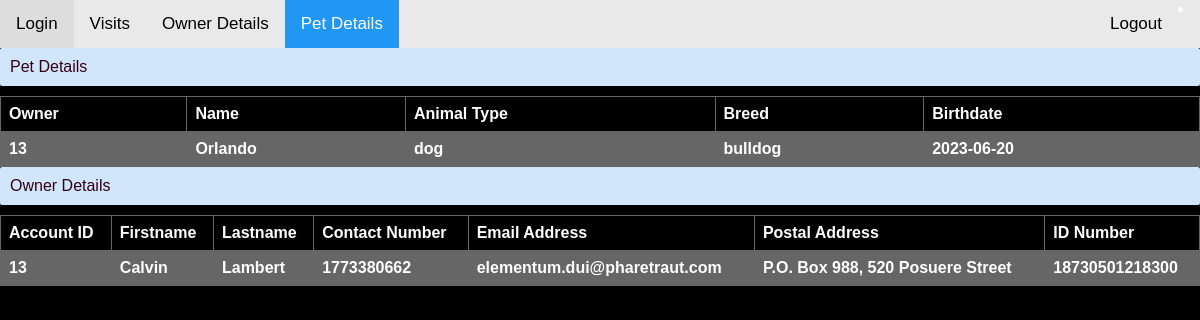
Screenshot of /single_pet.php?pet_id=32 with the database file from the repository.
### tables this page shows
CREATE TABLE `pet` (
  `pet_id` int(6) UNSIGNED NOT NULL,
  `account_id` int(6) UNSIGNED NOT NULL,
  `pet_name` varchar(255) DEFAULT NULL,
  `animal_type` varchar(255) DEFAULT NULL,
  `breed` varchar(100) DEFAULT NULL,
  `birthdate` date DEFAULT NULL
);

CREATE TABLE `owner` (
  `account_id` int(6) UNSIGNED NOT NULL,
  `firstname` varchar(255) DEFAULT NULL,
  `lastname` varchar(255) DEFAULT NULL,
  `contact_number` int(10) DEFAULT NULL,
  `email_address` varchar(100) DEFAULT NULL,
  `postal_address` varchar(255) DEFAULT NULL,
  `id_number` bigint(13) DEFAULT NULL
);

### pet.php (called while the page is built, shortened)
<?php
  class Pet{
    private $conn;
    private $db_table = "pet";
    public $pet_id;
    public function __construct($db){
        $this->conn = $db;
    }
    public function getSinglePet(){
        $sqlQuery = "SELECT
                    pet_id,
                    account_id,
                    pet_name,
                    animal_type,
                    breed,
                    birthdate
                  FROM
                    ". $this->db_table ."
                WHERE
                   pet_id = ?";
        $stmt = $this->conn->prepare($sqlQuery);
        $stmt->bindParam(1, $this->pet_id);
        $stmt->execute();
        $dataRow = $stmt->fetch(PDO::FETCH_ASSOC);
        $this->pet_id = $dataRow['pet_id'];
        $this->account_id = $dataRow['account_id'];
        $this->pet_name = $dataRow['pet_name'];
        $this->animal_type = $dataRow['animal_type'];
        $this->breed = $dataRow['breed'];
        $this->birthdate = $dataRow['birthdate'];
    }
    function getPetsOwner(){
          $sqlQuery = "SELECT account_id, firstname,lastname, contact_number, email_address, postal_address, id_number FROM owner WHERE account_id in (select account_id from pet where pet_id = ?)";
          $stmt = $this->conn->prepare($sqlQuery);
          $stmt->bindParam(1, $this->pet_id);
          $stmt->execute();
          return $stmt;
      }
  }
  ?>

### single_pet.php (the view, shortened to what this page needs)
<?php
    include_once 'dbconnect.php';
    include_once 'pet.php';
    $database = new DBController();
    $db = $database->getConnection();
?>
<HTML>
  <HEAD>
  <link rel="stylesheet" href="https://cdnjs.cloudflare.com/ajax/libs/font-awesome/4.7.0/css/font-awesome.min.css">
    	<link href="css\style.css" type="text/css" rel="stylesheet" />
		<link href="css\table.css" type="text/css" rel="stylesheet" />
		<link href="css\log_reg.css" type="text/css" rel="stylesheet" />
		<link href="css\navstyle.css" type="text/css" rel="stylesheet" />
  </HEAD>
<BODY>
<div class="topnav">
    <a href="index.php">Login</a>
    <a href="view_visits.php">Visits</a>
    <a href="owner_details.php">Owner Details</a>
    <a  class="active" href="pet_details.php">Pet Details</a>
    <li style="float:right"><a  href="logout.php">Logout</a>
  </div>
    <div class="txt-heading">Pet Details</div>
    <table style="width:100%">
    <tr>
    <th>Owner</th>
    <th>Name</th>
    <th>Animal Type</th>
    <th>Breed</th>
    <th>Birthdate</th>
  </tr>
  <?php
    $item = new Pet($db);
    $item->pet_id = isset($_GET['pet_id']) ? $_GET['pet_id'] : die();
    $item->getSinglePet();
    if($item->pet_name != null){
      ?>
        <tr>
          <th><?php echo $item->account_id; ?></th>
          <th><?php echo $item->pet_name;?></th>
          <th><?php echo $item->animal_type;?></th>
          <th><?php echo $item->breed; ?></th>
          <th><?php echo $item->birthdate; ?></th>
        </tr>
      <?php
      }
    else{
        http_response_code(404);
        echo json_encode("Owner not found.");
    }
    ?>
      </table>
    <div class="txt-heading">Owner Details</div>
    <table style="width:100%">
    <tr>
    <th>Account ID</th>
    <th>Firstname</th>
    <th>Lastname</th>
    <th>Contact Number</th>
    <th>Email Address</th>
    <th>Postal Address</th>
    <th>ID Number</th>
  </tr>
  <?php
    $stmt = $item->getPetsOwner();
    $itemCount = $stmt->rowCount();
  if($itemCount > 0){
        while ($row = $stmt->fetch(PDO::FETCH_ASSOC)){
            extract($row);
      ?>
        <tr>
          <th><?php echo $account_id; ?></th>
          <th><?php echo $firstname; ?></th>
          <th><?php echo $lastname;?></th>
          <th><?php echo $contact_number; ?></th>
          <th><?php echo $email_address; ?></th>
          <th><?php echo $postal_address;?></th>
          <th><?php echo $id_number; ?></th>
        </tr>
      <?php
      }
    }
    else{
        http_response_code(404);
    }
?>
      </table>
</BODY>
</HTML>

### css/style.css (style rules this page uses)
body { width:auto; height: auto; font-family:calibri; }
.txt-heading { padding: 10px 10px; border-radius: 2px; color: #330014; background: #d1e6fa; margin-bottom:10px; }

### css/table.css (style rules this page uses)
table { font-family: arial, sans-serif; border-collapse: collapse; width: 100%; }
td, th { border: 1px solid #666666; text-align: left; padding: 8px; }
tr:nth-child(even) { background-color: #666666; }

### css/log_reg.css (style rules this page uses)
body { background-color: black; color: white; }

### css/navstyle.css (style rules this page uses)
* { box-sizing: border-box; }
body { margin: 0; font-family: Arial, Helvetica, sans-serif; }
.topnav { overflow: hidden; background-color: #e9e9e9; }
.topnav a { float: left; display: block; color: black; text-align: center; padding: 14px 16px; text-decoration: none; font-size: 17px; }
.topnav a.active { background-color: #2196F3; color: white; }

### rows the page displays
pet: account "13", pet_name "Orlando", animal_type "dog", breed "bulldog", birthdate "2023-06-20"
owner: account_id "13", firstname "Calvin", lastname "Lambert", contact_number "1773380662", email_address "elementum.dui@pharetraut.com", postal_address "P.O. Box 988, 520 Posuere Street", id_number "18730501218300"
